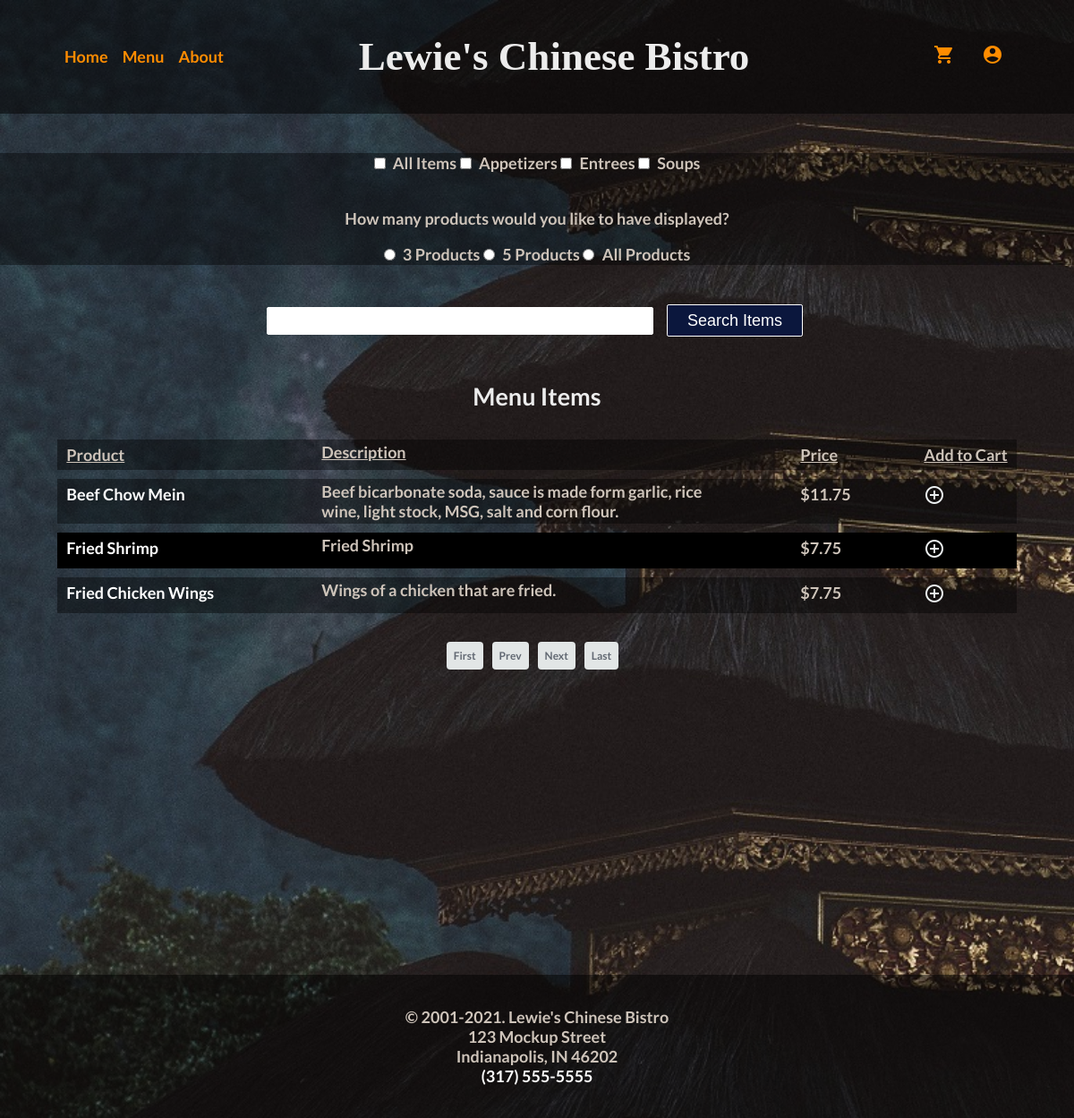
Screenshot of /listmenu.php?page=3 with the database file from the repository.
### tables this page shows
CREATE TABLE `menu_items` (
  `Item_id` int(11) NOT NULL,
  `Product_name` varchar(50) NOT NULL,
  `Category_id` varchar(3) NOT NULL,
  `Price` float NOT NULL,
  `Description` varchar(250) NOT NULL
);

### pagination.php (the view, shortened to what this page needs)
<?php
include('includes/database.php');
?>
<html>
<head>
</head>
<body>
<table class="menuItems">
    <?php
    $page = isset($_GET['page']) && is_numeric($_GET['page']) ? $_GET['page'] : 1;
    $no_of_records_per_page = $_SESSION['$records_per_page'];
    $offset = ($page - 1) * $no_of_records_per_page;
    $total_pages_sql = "SELECT COUNT(*) FROM menu_items";
    $result = mysqli_query($conn, $total_pages_sql);
    $total_rows = mysqli_fetch_array($result)[0];
    $total_pages = ceil($total_rows / $no_of_records_per_page);
    $sql = "SELECT * FROM menu_items LIMIT $offset, $no_of_records_per_page";
    $res_data = mysqli_query($conn, $sql);
    while ($row = mysqli_fetch_array($res_data)) {
        ?>
        <div class="row header">
            <div class="col1"><a href="itemDetails.php?id=<?php echo $row['Item_id']; ?>"><?php echo $row['Product_name']; ?></a></div>
            <div class="col2"><?php echo $row['Description']; ?></div>
            <div class="col3">$<?php echo $row['Price']; ?></div>
            <div> <a href="addtocart.php?id=<?= $row['Item_id'] ?>">
                    <img src="images/plustocart.png" alt="click to add item to cart">
                </a></div>
        </div>
    <?php
    }
    ?>
</table>
<div>
    <div align="center">
        <ul class="pagination" >
            <li><a href="?page=1">First</a></li>
            <li class="<?php if($page <= 1){ echo 'disabled'; } ?>">
                <a href="<?php if($page <= 1){ echo '#'; } else { echo "?page=".($page - 1); } ?>">Prev</a>
            </li>
            <li class="<?php if($page >= $total_pages){ echo 'disabled'; } ?>">
                <a href="<?php if($page >= $total_pages){ echo '#'; } else { echo "?page=".($page + 1); } ?>">Next</a>
            </li>
            <li><a href="?pageno=<?php echo $total_pages; ?>">Last</a></li>
        </ul>
    </div>
</div>
</body>
</html>

### css/main.css (style rules this page uses)
body { background-image: url("../images/home_1440.jpg"); background-attachment: fixed; background-size: cover; font-family: "lato", sans-serif; font-size: large; color: #cec4ba; font-weight: bold; margin: 0; }
.menuItems { display: flex; flex-direction: column; width: max-content; margin: auto; }
.row a { color: white; }
.menuItems div { padding: 3px 5px; }
.menuItems .row { display: flex; }
.menuItems .row:nth-child(even) { background-color: rgba(0,0,0,0.40); margin-top: 10px; }
.menuItems .row:nth-child(odd) { background-color: rgb(0,0,0); margin-top: 10px; }
.menuItems .header { font-weight: bold; }
.menuItems .col1 { width: 200px; }
.menuItems .col2 { width: 450px; padding:0 5rem; }
.menuItems .col3, .col4 { width: 8rem; }
.row a { text-decoration: none; }
.pagination { list-style-type: none; padding: 10px 0; display: inline-flex; justify-content: space-between; box-sizing: border-box; }
.pagination li { box-sizing: border-box; padding-right: 10px; }
.pagination li a { box-sizing: border-box; background-color: #e2e6e6; padding: 8px; text-decoration: none; font-size: 12px; font-weight: bold; color: #616872; border-radius: 4px; }

### rows the page displays
menu_items: Product_name "Beef Chow Mein", Description "Beef bicarbonate soda, sauce is made form garlic, rice wine, light stock, MSG, salt and corn flour.", Price "11.75"
menu_items: Product_name "Fried Shrimp", Description "Fried Shrimp", Price "7.75"
menu_items: Product_name "Fried Chicken Wings", Description "Wings of a chicken that are fried.", Price "7.75"

### other values shown
$menu_title "Menu Items"
